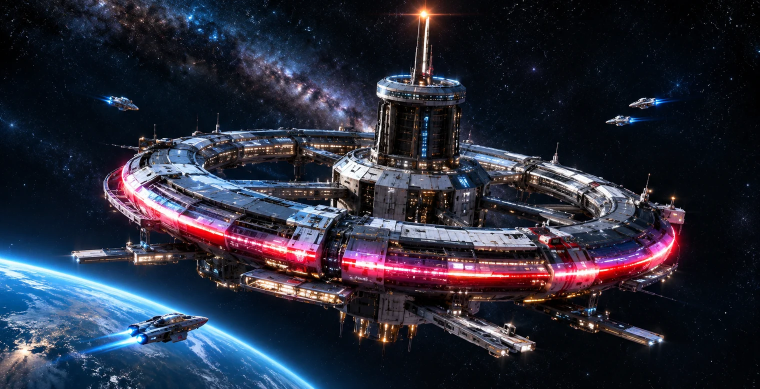
#> input picture docs/art/allyStation.webp, 1520 x 778 px, given in place of metalMine.webp, which was not available (shown at 1/2 size)
$ python pack_art.py
#> lines starting #> are read from the running program, lines starting #| are printed output that depends on the picture
# Pack art composed from the game's own paintings (backgrounds) and painted icons (materials, resources). 640x360 webp.
from PIL import Image, ImageFilter, ImageEnhance, ImageDraw
import numpy as np, colorsys
D="/home/claude/ultradeepfield/docs/"; W,H=640,360
def bg(path, focus=0.45):
#> called with path = 'art/metalMine.webp', focus = 0.5
    im=Image.open(D+path).convert("RGB"); w,h=im.size; s=max(W/w,H/h); im=im.resize((int(w*s+1),int(h*s+1)),Image.LANCZOS)
#> in bg, im is the input picture: PIL image 1520x778 RGB; mean R, G, B 41.6, 44.1, 58.6
#> after `w, h = im.size`: w = 1520; h = 778
#> after `s = max(W / w, H / h)`: s = 0.463
    x=(im.width-W)//2; y=int((im.height-H)*focus); im=im.crop((x,y,x+W,y+H))
#> after `x = (im.width - W) // 2`: x = 32
#> after `y = int((im.height - H) * focus)`: y = 0
#> after `im = im.crop((x, y, x + W, y + H))`:
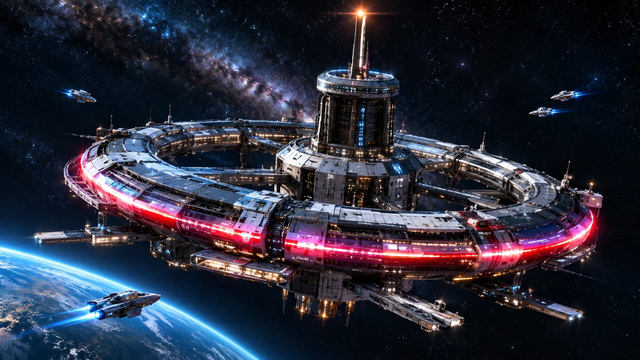
#> im: PIL image 640x360 RGB; mean R, G, B 44.1, 45.6, 60.3
    im=ImageEnhance.Brightness(im).enhance(.62); im=ImageEnhance.Color(im).enhance(1.15)
#> after `im = ImageEnhance.Brightness(im).enhance(0.62)`:
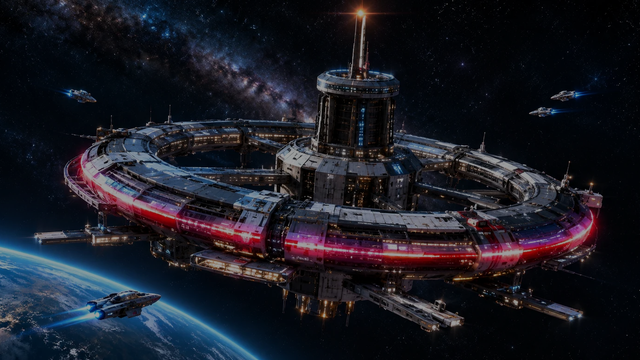
#> im: PIL image 640x360 RGB; mean R, G, B 26.9, 27.8, 36.9
    g=np.zeros((H,W,4),np.uint8); ys=np.linspace(0,1,H)[:,None]; g[...,3]=(np.clip((ys-.35)/.65,0,1)*190).astype(np.uint8).repeat(W,1)
    im=im.convert("RGBA"); im.alpha_composite(Image.fromarray(g,"RGBA")); return im
#> after `im.alpha_composite(Image.fromarray(g, 'RGBA'))`:
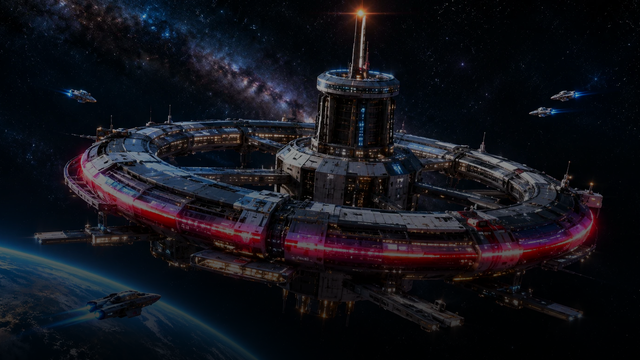
#> im: PIL image 640x360 RGBA; mean R, G, B, A 18.8, 19.4, 26.5, 255
#> after `im.alpha_composite(Image.fromarray(g, 'RGBA'))`:
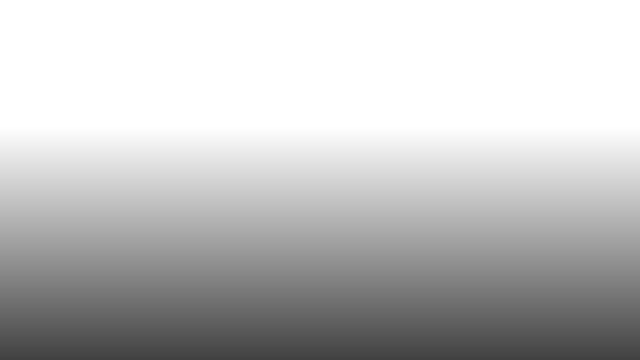
#> g: shape (360, 640, 4); mean R, G, B, A 0, 0, 0, 61.5; transparent parts drawn white
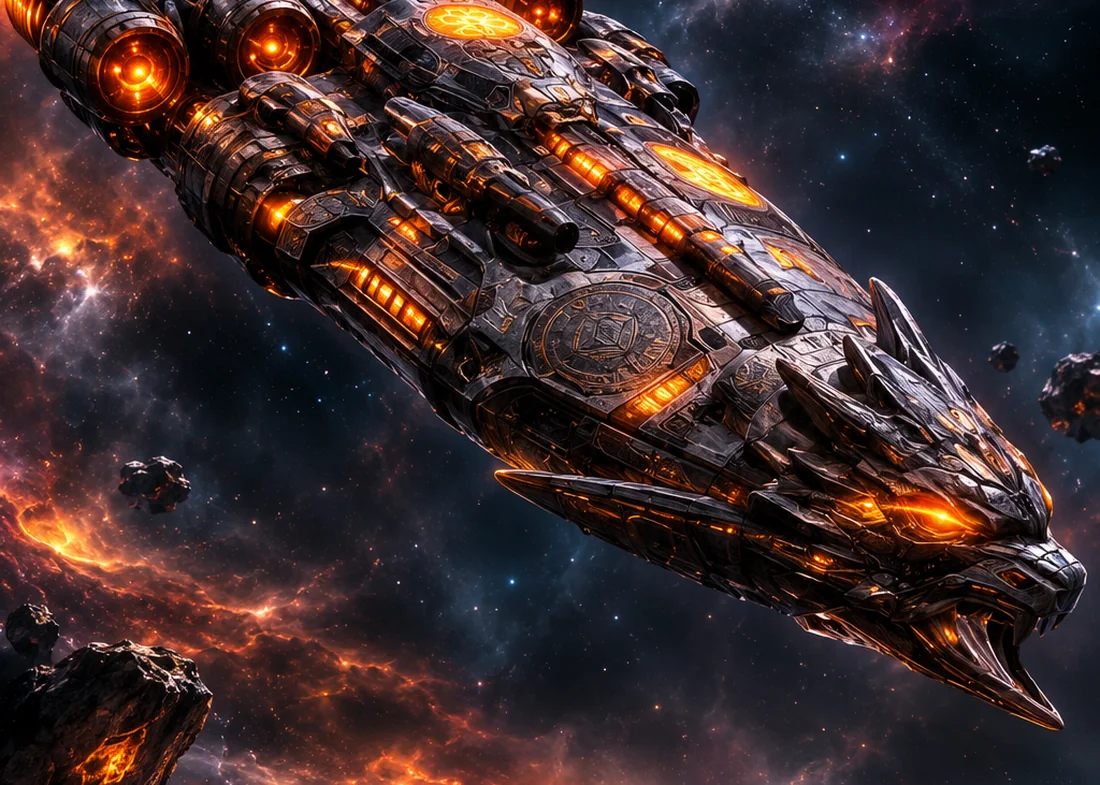
#> input picture docs/art/armageddon.webp, 1100 x 785 px, given in place of res-m.webp, which was not available
def icon(path, size, hue=None, glow=None):
    im=Image.open(path).convert("RGBA").resize((size,size),Image.LANCZOS)
    if hue is not None:
        a=np.asarray(im).astype(np.float32)/255; r,g,b,al=a[...,0],a[...,1],a[...,2],a[...,3]
        mx=np.maximum(np.maximum(r,g),b); mn=np.minimum(np.minimum(r,g),b); v=mx; s=np.where(mx>0,(mx-mn)/np.maximum(mx,1e-6),0)
        h=np.full_like(v,hue); i=(h*6).astype(int)%6; f=h*6-np.floor(h*6); p=v*(1-s); q=v*(1-f*s); t=v*(1-(1-f)*s)
        R=np.choose(i,[v,q,p,p,t,v]); G=np.choose(i,[t,v,v,q,p,p]); B=np.choose(i,[p,p,t,v,v,q])
        im=Image.fromarray((np.dstack([R,G,B,al])*255).astype(np.uint8),"RGBA")
    if glow:
        al=np.asarray(im.split()[3]).astype(np.float32); pad=size//4; big=np.zeros((size+2*pad,size+2*pad),np.float32); big[pad:pad+size,pad:pad+size]=al
        import cv2; bl=cv2.GaussianBlur(big,(0,0),size/9)*.9; gl=np.dstack([np.full_like(bl,glow[0]),np.full_like(bl,glow[1]),np.full_like(bl,glow[2]),np.clip(bl,0,255)]).astype(np.uint8)
        out=Image.fromarray(gl,"RGBA"); out.alpha_composite(im,(pad,pad)); return out
    return im
def tile(path, size, col):
    im=Image.open(path).convert("RGBA").resize((size,size),Image.LANCZOS); m=Image.new("L",(size,size),0); ImageDraw.Draw(m).rounded_rectangle((0,0,size-1,size-1),radius=size//6,fill=255)
    im.putalpha(m); ImageDraw.Draw(im).rounded_rectangle((1,1,size-2,size-2),radius=size//6,outline=col+(255,),width=max(2,size//40))
    import cv2; pad=size//4; al=np.zeros((size+2*pad,size+2*pad),np.float32); al[pad:pad+size,pad:pad+size]=np.asarray(m,np.float32); bl=np.clip(cv2.GaussianBlur(al,(0,0),size/8)*.85,0,255)
    gl=Image.fromarray(np.dstack([np.full_like(bl,col[0]),np.full_like(bl,col[1]),np.full_like(bl,col[2]),bl]).astype(np.uint8),"RGBA"); gl.alpha_composite(im,(pad,pad)); return gl
def space(hue_rgb):
    rng=np.random.default_rng(3); a=np.zeros((H,W,3),np.float32); yy,xx=np.mgrid[0:H,0:W]
    for (cx,cy,r,w) in [(320,180,260,1),(140,90,160,.6),(520,260,180,.5)]: a+=np.exp(-((xx-cx)**2+(yy-cy)**2)/(2*r*r))[...,None]*np.array(hue_rgb)*w*.28
    for _ in range(420): x,y=rng.integers(0,W),rng.integers(0,H); a[y,x]+=rng.uniform(80,255)
    a=np.clip(a+np.array([4,6,14]),0,255).astype(np.uint8); return Image.fromarray(a).filter(ImageFilter.GaussianBlur(.6)).convert("RGBA")
def put(c, im, cx, cy): c.alpha_composite(im,(int(cx-im.width/2),int(cy-im.height/2)))
#> called with cx = 140, cy = 200
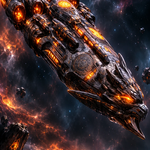
#> im: PIL image 150x150 RGBA; mean R, G, B, A 62.5, 44.8, 44.9, 255
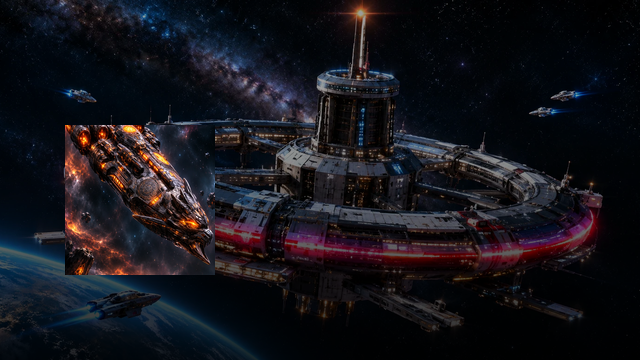
#> c: PIL image 640x360 RGBA; mean R, G, B, A 21.1, 20.3, 26.4, 255
M=lambda k: f"mat-{k}.webp"; R=lambda k: D+f"icons/res-{k}.webp"
TIER={1:(170,170,170),2:(90,220,110),3:(80,160,255),4:(190,110,255),5:(255,160,50),6:(255,70,70)}
def fam(name):
    if name=="starter":
        c=bg("art/metalMine.webp",.5);
#> (the run stopped early here; a loop or call above may not have finished)
